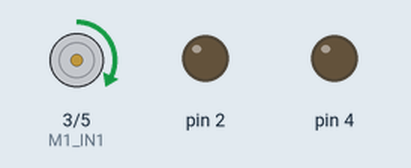
The sketch below on a simulated Arduino Uno, built with avr-gcc and run on an emulated ATmega328P. On the bench: motor-driver pin pairs drawn as motors (green arrow = first pin HIGH = forward, orange = second pin HIGH = backward, longer = more drive), output pins drawn as LEDs (lit = HIGH).

Above: at 1.5 s.
At 3.4 s:
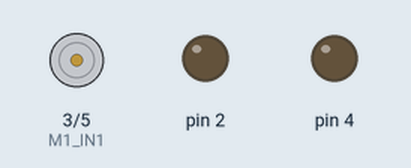
At 5.4 s:
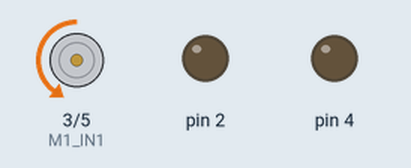
Timing chart, 0 to 9.0 s (numbered marks = the images above):
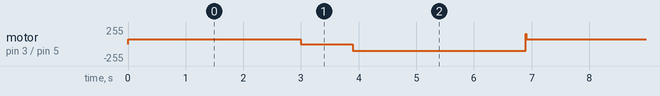

The sketch:

sketch5_for_Motor_TB67H450_UNO.ino
```cpp
#include "Arduino.h"
#include "avr/io.h"
//==================================================================
//  探索ロボットの製作【使用ユニット】ＮｅｗＤＣモータユニット（TB67H450）
//  モータドライバICによるDCモータ制御（正転/逆転/ブレーキ/ストップ）
//  を行うマイコン制御プログラム（ＡＶＲ）
//  2024.7.25  Rev.1.2  H.Sasaki
//==================================================================

#define M1_IN1   3  //M1_IN1(PWM)をデジタル3番ピンへ接続
#define M1_IN2   5  //M1_IN2(PWM)をデジタル5番ピンへ接続
//================================================================
void setup(){

DDRD = DDRD | B00101000;  //初期設定 M1_IN1  IN2を出力ポート設定
DDRD = DDRD | B00010100;
}
//=================================================================
//        ACTION MAIN PROGRAM
//=================================================================
void loop(){
// ４モードをIN1,IN2のHigh,Low論理組み合わせで制御する

 //前進指示（速度70）
  analogWrite( M1_IN1, 70 ); //M1_IN1を速度70設定
  analogWrite( M1_IN2, 0 ); //M1_IN1を速度0設定
  // 速度50～255範囲では，M1＿IN1ピンの論理をHighと扱う
  // 速度0～40範囲では，M1＿IN2ピンの論理をLowと扱う

  delay(3000); //3000mS前進継続


//ストップモード設定(惰性で停止する＝停止まで時間がかかる)
  analogWrite( M1_IN1, 0 ); //M1_IN1を速度0設定(*1)
  analogWrite( M1_IN2, 0 ); //M1_IN2を速度0設定(*1)
//PORTD &=~_BV(3);  //M1_IN1をLowレベル設定(*2)
//PORTD &=~_BV(5);  //M1_IN2をLowレベル設定(*2)
//   *1，*2はどちらの方法でも良い。*1のほうが*2より停止に時間がかかる理由は，
//   analogWriteよりもAVRコマンドのほうが実行速度が速いため

  delay(900); //必要性に応じて加減する


//後退指示（速度100）
  analogWrite( M1_IN1, 0 ); //M1_IN1を速度0設定
  analogWrite( M1_IN2, 100 ); //M1_IN2を速度100設定
  //  IN1=Low level，IN2=High level，速度100として回転する
  delay(3000);

 //ブレーキモード設定（電磁ブレーキで停止する＝素早く停止する）
   PORTD |= _BV(3);  //M1_IN1をHighレベル設定
   PORTD |= _BV(5);  //M1_IN2をHighレベル設定
//  IN1，IN2双方をHighレベル固定すると電磁ブレーキをかけることができる
//  *3の記述でもよい
//  analogWrite( M1_IN1, 255 ); //M1_IN1を速度255設定(*3)
//  analogWrite( M1_IN2, 255 ); //M1_IN2を速度255設定(*3)

  delay(10);
//　ブレーキモードで長時間停止する場合、このdelayの時間を調整するより、以下の記述を推奨する
//   PORTD |= _BV(3);  //M1_IN1をHighレベル設定
//   PORTD |= _BV(5);  //M1_IN2をHighレベル設定
//  delay(10);
//  analogWrite( M1_IN1, 0 ); //M1_IN1を速度0設定(*4)
//  analogWrite( M1_IN2, 0 ); //M1_IN2を速度0設定(*4)
//  delay(900);//必要に応じて調整
//  *4は*1のストップモードでも代用可能
//　AVRコマンドだけで長時間停止しようとすると不具合が生じる（逆方向に動き出す）ので、
//  長時間停止する場合はanalogWriteコマンドで停止する


}
```

Measured:
- by itself, motor on pin 3 (M1_IN1) / pin 5 (M1_IN2): repeats every 6.9 s: stopped 0.90 s, backward 100/255 3.0 s, forward 155/255 0.01 s, forward 70/255 3.0 s
